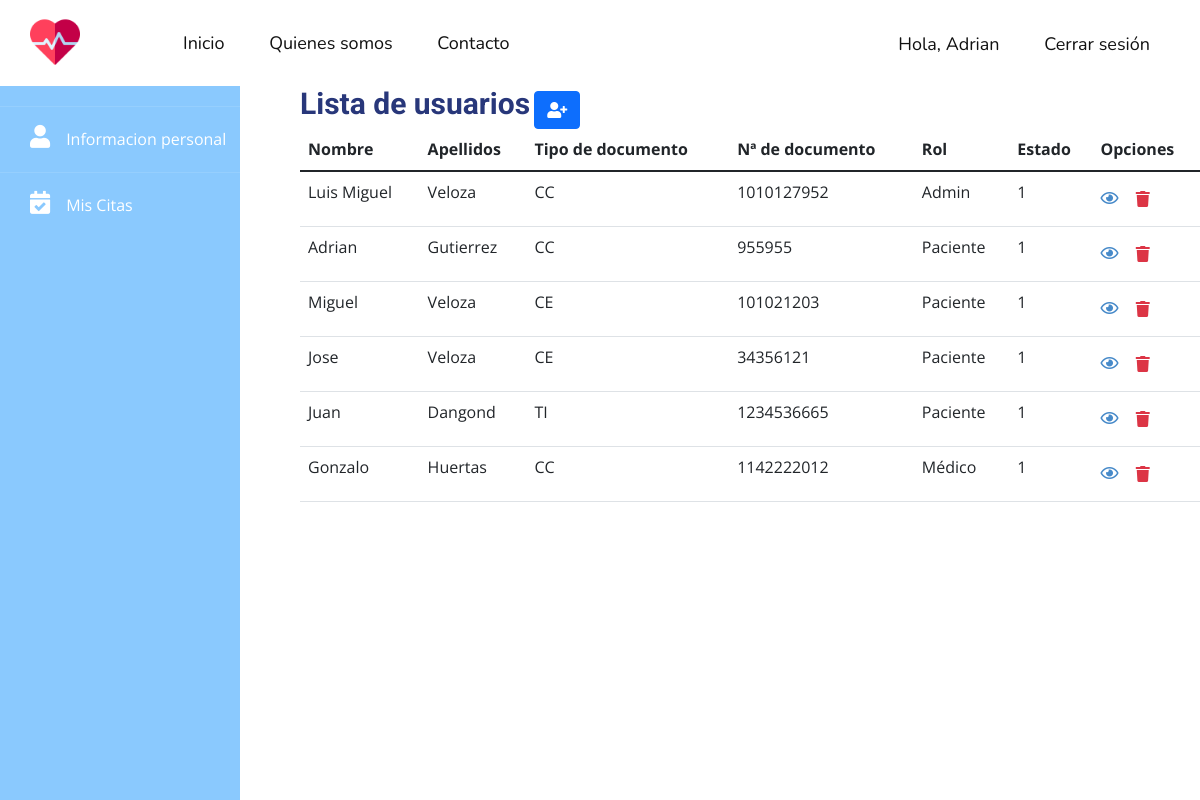
Before: /all-users (signed in) with the older database file.
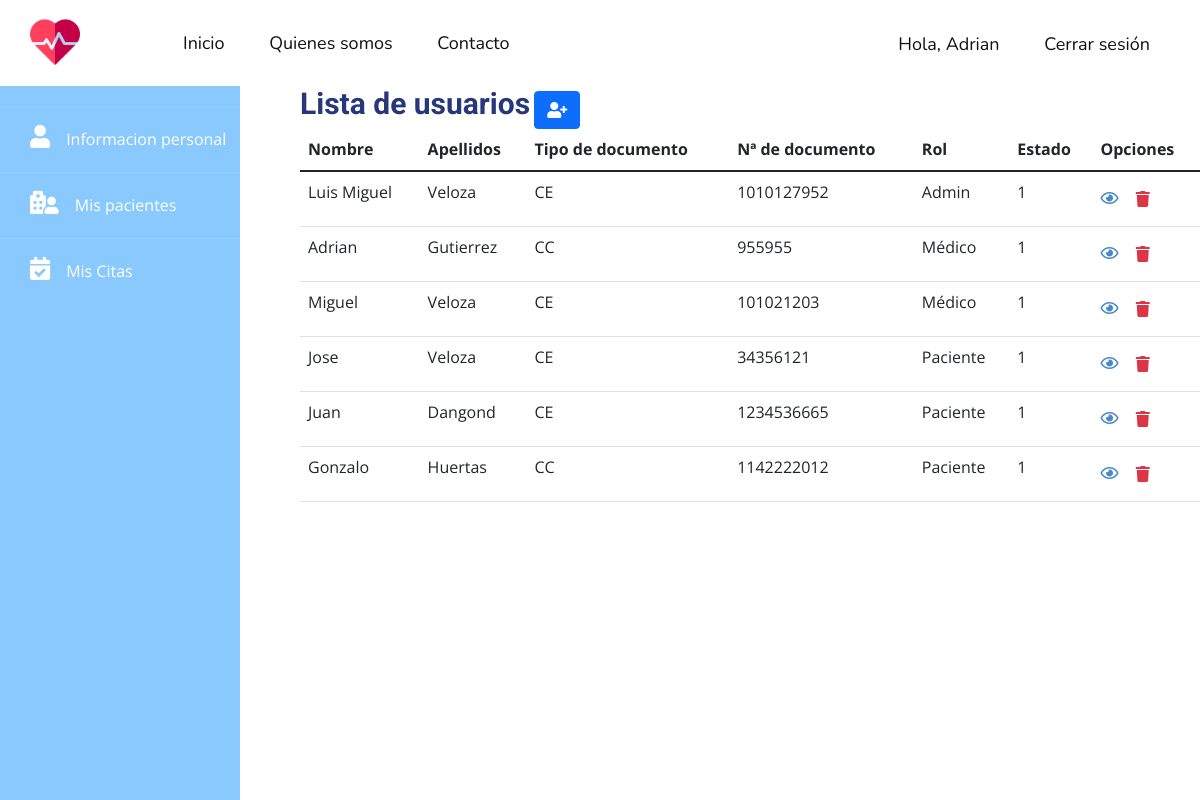
After: the same page with the newer database file.
### tables this page shows
CREATE TABLE users (id INTEGER PRIMARY KEY AUTOINCREMENT NOT NULL UNIQUE, first_name VARCHAR NOT NULL, last_name VARCHAR NOT NULL, email VARCHAR UNIQUE NOT NULL, phone VARCHAR, document_type VARCHAR (2) NOT NULL, document_number INTEGER NOT NULL UNIQUE, gender CHAR NOT NULL, address VARCHAR NOT NULL, password VARCHAR NOT NULL, role INTEGER NOT NULL, status INTEGER NOT NULL DEFAULT (1));

### app.py (the view)
@app.route('/all-users')
@login_required
def all_users():
    db = get_db()
    users = db.execute(
        'SELECT id, first_name, last_name, document_type, document_number, role, status  FROM users').fetchall()
    users = list(users)
    for user in users:
        for d in user:
            if user.index(d) == 5:
                print(d)
    return render_template('/users/all-users.html', users=users)

### app.py (called while the page is built)
def login_required(view):
    @functools.wraps(view)
    def wrapped_view(**kwargs):
        if g.user is None:
            return redirect(url_for('login'))
        return view(**kwargs)
    return wrapped_view

@app.before_request
def load_logged_in_user():
    user_id = session.get('user_id')
    if user_id is None:
        g.user = None
    else:
        db = get_db()
        g.user = db.execute('SELECT * FROM users WHERE id = ?', (user_id,)).fetchone()

### db.py (called while the page is built)
def get_db():
    try:
        if 'db' not in g:
            g.db = sqlite3.connect('hospital.db')
        return g.db
    except Error:
        print(Error)

### templates/users/all-users.html (shortened to what this page needs)
{% extends "layout.html" %}
{% block content %}
    {% include '/template-parts/sidebar.html' %}
    <div class="main">
        <h1 style="display: inline">Lista de usuarios</h1>
        <a href="{{ url_for('create_user') }}" class="btn btn-primary"><i class="fas fa-user-plus"></i>
        </a>
        <table class="table">
            <thead class="thead-dark">
            <tr>
                <th scope="col">Nombre</th>
                <th scope="col">Apellidos</th>
                <th scope="col">Tipo de documento</th>
                <th scope="col">Nª de documento</th>
                <th scope="col">Rol</th>
                <th scope="col">Estado</th>
                <th scope="col">Opciones</th>
            </tr>
            </thead>
            <tbody>
            {% for user in users %}
                <tr>
                    <form method="post" action="{{ url_for('delete_user', id=user[0]) }}">
                        <td>{{ user[1] }}</td>
                        <td>{{ user[2] }}</td>
                        <td>{{ user[3] }}</td>
                        <td>{{ user[4] }}</td>
                        {% if user[5] == 1 %}
                            <td>Admin</td>
                        {% elif user[5] == 2 %}
                            <td>Médico</td>
                        {% elif user[5] == 3 %}
                            <td>Paciente</td>
                        {% endif %}
                        <td>{{ user[6] }}</td>
                        <td>
                            <a href="{{ url_for('get_user', id=user[0]) }}">
                                <i class="far fa-eye"></i>
                            </a>
                            <button type="submit" class="text-danger btn ml-3">
                                <i class="fas fa-trash"></i>
                            </button>
                        </td>
                    </form>
                </tr>
            {% endfor %}
            </tbody>
        </table>
    </div>
{% endblock %}

### templates/layout.html (shortened to what this page needs)
<!DOCTYPE html>
<html style="font-size: 16px;" lang="es">
<head>
    <link href="https://cdn.jsdelivr.net/npm/bootstrap@5.1.3/dist/css/bootstrap.min.css" rel="stylesheet"
>
    <link rel="stylesheet" href={{ url_for('static', filename="css/nicepage.css") }} media="screen">
    <link rel="stylesheet" href={{ url_for('static', filename="css/app.css") }} media="screen">
    <link href="https://cdnjs.cloudflare.com/ajax/libs/font-awesome/5.13.0/css/all.min.css" rel="stylesheet">
</head>
<body data-home-page="index.html" data-home-page-title="Inicio" class="u-body">
{% include '/template-parts/header.html' %}
{% block content %}{% endblock %}
</body>
</html>

### templates/template-parts/header.html (shortened to what this page needs)
<header class="u-clearfix u-header u-header" id="sec-f901">
    <div class="u-clearfix u-sheet u-sheet-1">
        <a href="{{ url_for('index') }}" class="u-image u-logo u-image-1" data-image-width="512"
           data-image-height="512">
            <img src="{{ url_for('static', filename="images/cardiogram.png") }}" class="u-logo-image u-logo-image-1"
                 alt="">
        </a>
        <nav class="u-menu u-menu-dropdown u-offcanvas u-menu-1">
            <div class="u-custom-menu u-nav-container">
                <ul class="u-custom-font u-nav u-unstyled u-nav-1">
                    <li class="u-nav-item">
                        <a class="u-active-custom-color-2 u-button-style u-hover-custom-color-1 u-nav-link u-text-active-black u-text-hover-white"
                           href="{{ url_for('index') }}" style="padding: 10px 20px;">Inicio</a>
                    </li>
                    <li class="u-nav-item">
                        <a class="u-active-custom-color-2 u-button-style u-hover-custom-color-1 u-nav-link u-text-active-black u-text-hover-white"
                           href="{{ url_for('about_us') }}" style="padding: 10px 20px;">Quienes somos</a>
                    </li>
                    <li class="u-nav-item">
                        <a class="u-active-custom-color-2 u-button-style u-hover-custom-color-1 u-nav-link u-text-active-black u-text-hover-white"
                           href="{{ url_for('contact_us') }}" style="padding: 10px 20px;">Contacto</a>
                    </li>
                </ul>
            </div>
        </nav>
        <nav class="u-menu u-menu-dropdown u-offcanvas u-menu-2">
            <div class="u-custom-menu u-nav-container">
                <ul class="u-custom-font u-nav u-unstyled u-nav-3">
                    {% if not g.user %}
                        <li class="u-nav-item"><a
                                class="u-active-custom-color-2 u-button-style u-hover-custom-color-1 u-nav-link u-text-active-black u-text-hover-white"
                                href="{{ url_for('login') }}" style="padding: 10px 20px;">Iniciar sesión</a>
                        </li>
                        <li class="u-nav-item"><a
                                class="u-active-custom-color-2 u-button-style u-hover-custom-color-1 u-nav-link u-text-active-black u-text-hover-white"
                                href="{{ url_for('register') }}" style="padding: 10px 20px;">Registrarse</a>
                        </li>
                    {% else %}
                        <li class="u-nav-item"><a
                                class="u-active-custom-color-2 u-button-style u-hover-custom-color-1 u-nav-link u-text-active-black u-text-hover-white"
                                href="{{ url_for('dashboard') }}" style="padding: 10px 20px;">Hola, {{ g.user[1] }}</a>
                        </li>
                        <li class="u-nav-item"><a
                                class="u-active-custom-color-2 u-button-style u-hover-custom-color-1 u-nav-link u-text-active-black u-text-hover-white"
                                href="{{ url_for('logout') }}" style="padding: 10px 20px;">Cerrar sesión</a>
                        </li>
                    {% endif %}
                </ul>
            </div>
        </nav>
    </div>
</header>

### templates/template-parts/sidebar.html
<div class="sidebar">
    <ul>
        <li><a href="{{ url_for('profile') }}"><i class="fas fa-user"></i>Informacion personal</a></li>
        {% if g.user[10] == 1 %}
            <li><a href="{{ url_for('dashboard') }}"><i class="fas fa-chart-pie"></i>Dashboard</a></li>
            <li><a href="{{ url_for('doctors') }}"><i class="fas fa-user-md"></i>Médicos</a></li>
            <li><a href="{{ url_for('patients') }}"><i class="fas fa-hospital-user"></i>Pacientes</a></li>
            <li><a href="{{ url_for('appointments') }}"><i class="fas fa-calendar-check"></i>Citas</a></li>
            <li><a href="{{ url_for('all_users') }}"><i class="fas fa-user"></i>Gestión de usuarios</a></li>
        {% elif g.user[10] == 2 %}
            <li><a href="{{ url_for('patients') }}"><i class="fas fa-hospital-user"></i>Mis pacientes</a></li>
            <li><a href="{{ url_for('appointments') }}"><i class="fas fa-calendar-check"></i>Mis Citas</a></li>
        {% elif g.user[10] == 3 %}
            <li><a href="{{ url_for('appointments') }}"><i class="fas fa-calendar-check"></i>Mis Citas</a></li>
        {% endif %}
    </ul>
</div>

### static/css/app.css (style rules this page uses)
* { margin: 0; padding: 0; text-decoration: none; }
.sidebar { position: absolute; top: 86px; width: 240px; left: 0px; height: calc(100% - 86px); background: #8ac9fe; transition: all .5s ease; }
.sidebar a { display: block; height: 100%; width: 100%; color: white; line-height: 65px; padding-left: 30px; box-sizing: border-box; border-top: 1px solid rgba(255, 255, 255, .1); transition: all .5s ease; }
.sidebar a i { font-size: 23px; margin-right: 16px; }
li { list-style: none; }
ul { padding-left: 0; }
.sidebar + .main { margin-left: 300px; }
.sidebar + .main h1 { color: #28377a; font-size: 30px; font-weight: bold; }

Changed rows visible on the page:
changed users "Adrian": role "Paciente" → "Médico"
changed users "Luis Miguel": document_type "CC" → "CE"
changed users "Miguel": role "Paciente" → "Médico"
changed users "Juan": document_type "TI" → "CE"
changed users "Gonzalo": role "Médico" → "Paciente"
Other visible differences:
text now shown: "Mis pacientes"
